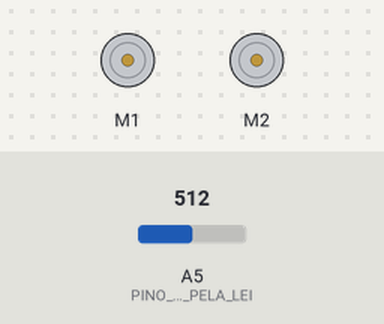
The sketch below on a simulated Arduino Uno, built with avr-gcc and run on an emulated ATmega328P. Shown: 2 × DC motor (green arrow = forward, orange = backward, longer = faster). The inputs (shaded band) are chosen by the test bench; at power-on: A5 (PINO_RESPONSÁVEL_PELA_LEI) = 512.

Above: at 1.2 s.
1.3 s: A5 (PINO_RESPONSÁVEL_PELA_LEI) set to 892
2.8 s: A5 (PINO_RESPONSÁVEL_PELA_LEI) set to 912
At 4.1 s:
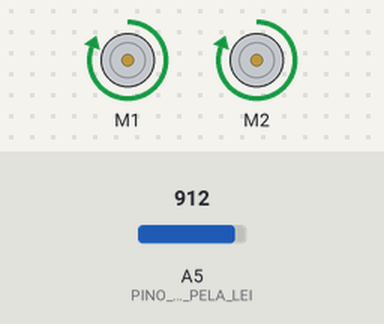
5.8 s: A5 (PINO_RESPONSÁVEL_PELA_LEI) set to 890
At 7.0 s:
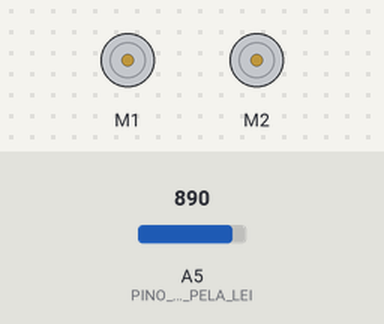
7.3 s: A5 (PINO_RESPONSÁVEL_PELA_LEI) set to 900
At 7.7 s:
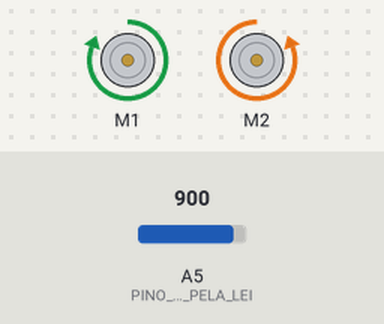
Timing chart, 0 to 11.3 s (numbered marks = the images above; inputs shaded):
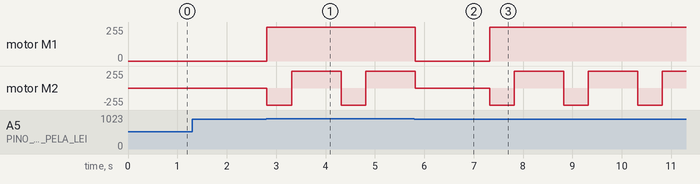

The sketch:

escape-from-light-robot.ino
```cpp
/*
ESTE CÓDIGO IMPLEMENTA UMA VERSÃO SIMPLES
DE SOFTWARE PARA UM ROBÔ CUJA MISSÃO É "FUGIR DA LUZ".
NATURALMENTE O ROBÔ PERMANECE "ESTACIONADO",
MAS, AO SER ILUMINADO COM A LANTERNA DE UM SMARTPHONE (POR EXEMPLO),
ATIVA OS MOTORES PARA FUGIR DA FONTE DE LUZ.
O CÓDIGO FOI PRODUZIDO DURANTE AULA DE
"INTRODUÇÃO À ROBÓTICA COM ARDUINO" NO FAB LAB CEU HELIÓPOLIS.
*/

//INÍCIO DO CÓDIGO
#include <AFMotor.h> //ADICIONA A BIBLIOTECA AFMOTOR. DOWNLOAD EM: https://github.com/adafruit/

int valorLDR; //CRIA UMA VARIÁVEL PARA ARMAZENAR OS DADOS LIDOS PELO LDR

AF_DCMotor motor_d(1); //MOTOR DC NA LIGAÇÃO M1 DO SHIELD
AF_DCMotor motor_e(2); //MOTOR DC NA LIGAÇÃO M2 DO SHIELD

void setup() {
  pinMode(A5, INPUT); //PINO RESPONSÁVEL PELA LEITURA DO LDR
  //Serial.begin(9600);
}

void loop() {

  //ARMAZENA O VALOR LIDO PELO LDR
  valorLDR = analogRead(A5);

  //VERIFICA O VALOR LIDO PELO LDR. O VALOR 900 FOI ESTABELECIDO DE ACORDO COM AS CONDIÇÕES DE ILUMINAÇÃO DO DIA E DO LOCAL ONDE O ROBÔ FOI MONTADO.
  //É IMPORTANTE QUE SEJA MELHOR CALIBRADO.
  while(valorLDR >= 900) {

    //ROTACIONA O ROBÔ
    motor_d.setSpeed(255);
    motor_e.setSpeed(255);
    motor_d.run(FORWARD);
    motor_e.run(BACKWARD);

    delay(500);

    //DESLOCA O ROBÔ PARA FRENTE
    motor_d.run(FORWARD);
    motor_e.run(FORWARD);

    delay(1000);

    //ARMAZENA NOVAMENTE O VALOR DO LDR PARA VERIFICAR SE A CONDIÇÃO DO LOOP FOI ATENDIDA
    valorLDR = analogRead(A5);

  }

  //DESLIGA OS MOTOROES E "ESTACIONA" O ROBÔ
  motor_d.setSpeed(0);
  motor_e.setSpeed(0);
  motor_e.run(RELEASE);
  motor_d.run(RELEASE);

  delay(50);
}
```

Measured:
- the behaviour switches between 899 and 900 on A5 (PINO_RESPONSÁVEL_PELA_LEI) (found by bisection; images 0 and 1)
- after the input at 1.3 s, every drawn part: stays the same
- after the input at 2.8 s, motor M1: stopped → forward 255/255 at once; motor M2: alternates forward 255/255 for 1.0 s and backward 255/255 for 0.50 s, starting at once
- after the input at 5.8 s, motor M1: forward 255/255 → stopped at once
- after the input at 7.3 s, motor M1: stopped → forward 255/255 at once; motor M2: alternates forward 255/255 for 1.0 s and backward 255/255 for 0.50 s, starting at once
